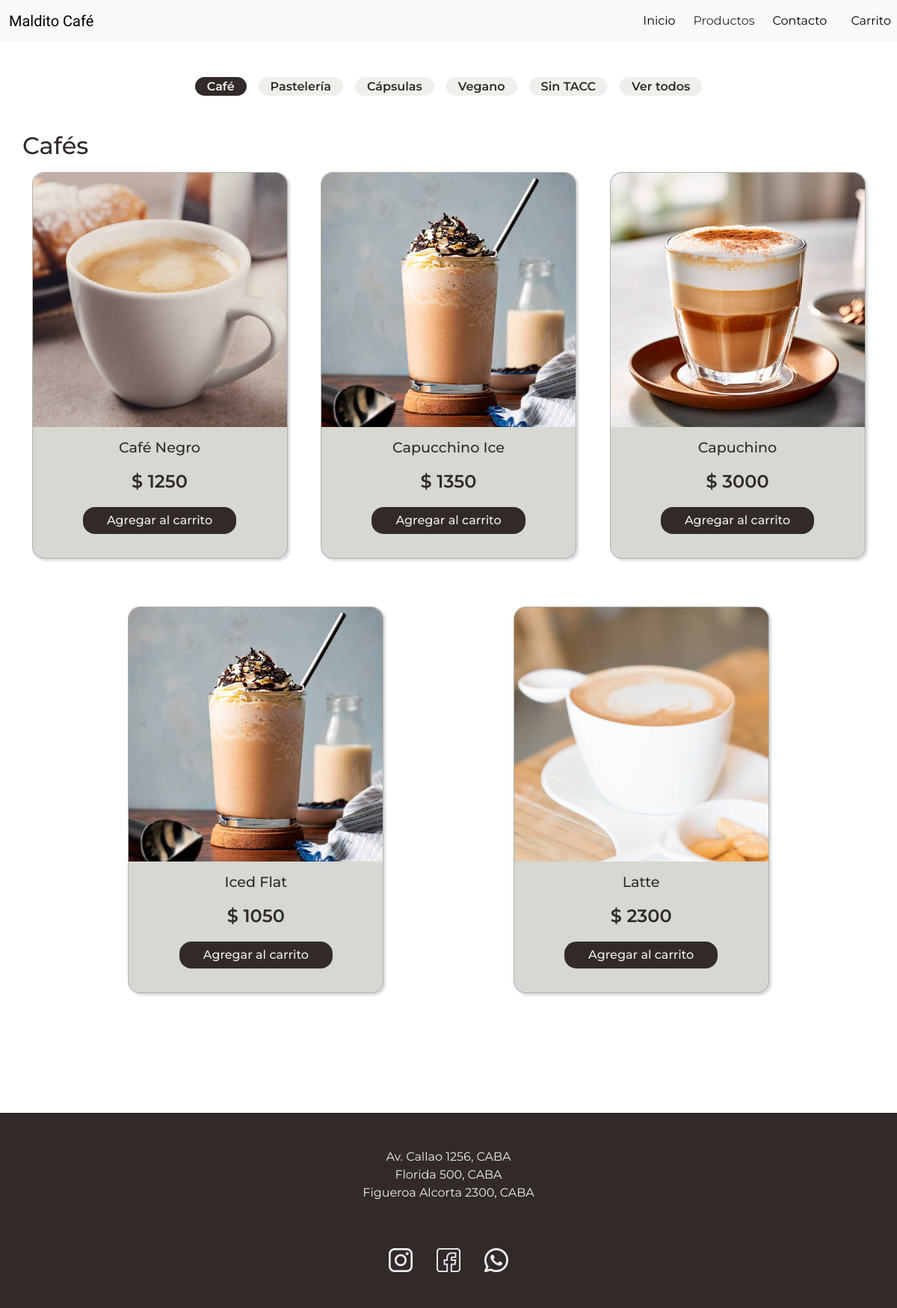
Screenshot of /index.php?sec=filtrados&cat=1 with the database file from the repository.
### tables this page shows
CREATE TABLE `productos_bar` (
  `id` int(11) UNSIGNED NOT NULL,
  `nombre` varchar(50) NOT NULL,
  `descripcion` mediumtext DEFAULT NULL,
  `imagen` varchar(70) DEFAULT NULL,
  `precio` decimal(10,0) UNSIGNED NOT NULL,
  `stock` int(10) UNSIGNED DEFAULT NULL
);

### clases/conexion.php (called while the page is built, shortened)
<?php
class Conexion {
    private $servername = "localhost";
    private $username = "root";
    private $password = "";
    private $db = "maldito";
    protected $conn;
    public function __construct (){
        try {
            $this->conn = new PDO ("mysql: host=$this->servername;dbname=$this->db", $this->username, $this->password);
            $this->conn->setAttribute(PDO::ATTR_ERRMODE, PDO::ERRMODE_EXCEPTION);
        } catch (PDOException $e){
            echo "Conexión fallida: ". $e->getMessage();
        }
    }
    public function getConn (){
        return $this->conn;
    }
}
?>

### clases/Productos.php (called while the page is built, shortened)
<?php
require 'conexion.php';
class Producto
{
    private $conn;
    public function __construct ()
    {
        $database_conexion = new Conexion();
        $this->conn = $database_conexion ->getConn();
    }
    public function readCat ($categoria)
    {
        $query = "SELECT p. * FROM productos_bar p
        INNER JOIN productos_categorias pc ON p.id  = pc.producto_fk
        INNER JOIN categorias c ON pc.categoria_fk = c.id
        WHERE c.id = :categoria";
        $stmt = $this->conn->prepare($query);
        $stmt ->bindParam (":categoria", $categoria);
        $stmt-> execute();
        return $stmt;
    }
}

### views/filtrados.php (the view)
<div>
    <ul class="navTags navTags--center">
    <li><a class="<?= (isset($_GET['cat']) && $_GET['cat'] == 1) ? 'active' : '' ?>" href="index.php?sec=filtrados&cat=1">Café</a></li>
        <li><a class="<?= (isset($_GET['cat']) && $_GET['cat'] == 2) ? 'active' : '' ?>" href="index.php?sec=filtrados&cat=2">Pastelería</a></li>
        <li><a class="<?= (isset($_GET['cat']) && $_GET['cat'] == 5) ? 'active' : '' ?>" href="index.php?sec=filtrados&cat=5">Cápsulas</a></li>
        <li><a class="<?= (isset($_GET['cat']) && $_GET['cat'] == 6) ? 'active' : '' ?>" href="index.php?sec=filtrados&cat=6">Vegano</a></li>
        <li><a class="<?= (isset($_GET['cat']) && $_GET['cat'] == 7) ? 'active' : '' ?>" href="index.php?sec=filtrados&cat=7">Sin TACC</a></li>
        <li><a class="<?= (!isset($_GET['cat'])) ? 'active' : '' ?>" href="index.php?sec=productos">Ver todos</a></li>
    </ul>
</div>
<section id= "filtrados">
<?php
 echo '<div>';
 $categoria = isset ($_GET['cat']) ? $_GET['cat'] : die('Categoría no encontrada');
  if ($categoria == 1){
    echo ' <h2>Cafés</h2>';
  } else if ($categoria ==2){
    echo ' <h2>Pastelería</h2>';
}else if ($categoria == 5 ){
    echo ' <h2>Cápsulas</h2>';
} else if ($categoria == 6) {
    echo '<h2>Vegano</h2>';
} else if ($categoria == 7 ){
    echo '<h2>Sin TACC</h2>';
}
 echo '<div class="productos">';
  require 'clases/Productos.php';
  $producto = new Producto ();
  $filas = $producto->readCat($categoria);
  while ($row = $filas->fetch(PDO::FETCH_ASSOC)){
    extract ($row);
                echo '<article class="card">';
                    echo '<a class="btnDetalle" href="index.php?sec=detalle&id='. $id.'"><span>Ver</span></a>';
                        echo '<img alt="'.$nombre.'" src= "img/'. $imagen. '">';
                            echo '<div class="info-tarjeta">';
                                echo '<h2>' . $nombre . '</h2>';
                                echo '<p class="precio">$ ' . $precio . '</p>';
                                echo '<a class="btn" href="index.php?sec=carrito&accion=agregar&id='.$id.'"><span>Agregar al carrito</span></a>';
                            echo '</div>';
                    echo '</article>';
  }
  echo '</div>';
  echo '</div>';
echo'</section>';
?>

### styles/styles.css (style rules this page uses)
* { margin: 0; box-sizing: border-box; }
:root { --box-shadow: 3px 3px 3px 0px rgba(0, 0, 0, 0.289); --main-color: ##A96A59; --main-color-dark:rgb(49, 42, 41); --text-headings: #312a29; --text-headings-light: #EFF0EB; --text-color: #312a29; --text-color-darker: #312a29; --text-color-light:#EFF0EB; --bg-color: #EFF0EB; --bg-color-dark: #312a29; --bg-color-intermediate: #d7d8d2; --bg-nav-color: #EFF0EB; --box-shadow: 3px 3px 3px 0px rgba(0, 0, 0, 0.144); --danger: rgb(211, 0, 0); }
body { font-family: "Montserrat", sans-serif; }
ul { padding: 0; list-style: none; }
a { text-decoration: none; color: var(--text-color); }
h2 { color:#312a29; }
section { margin-inline: auto; max-width: 95%; margin-block: 3rem; }
.navTags--center { display: flex; justify-content: center; gap: 1rem; flex-wrap: wrap; margin-top: 3rem; }
.navTags li a, .navTags__btn { background-color: var(--bg-color); padding: .2rem; padding-inline: 1rem; text-align: center; border-radius: 2rem; font-weight: 600; }
.navTags li a.active { background-color: var(--bg-color-dark); color: var(--text-color-light); }
.card { display: flex; flex-direction: column; justify-content: space-between; align-items: center; text-align: center; border-radius: 1rem; box-shadow: var(--box-shadow); }
.btn { display: flex; background-color: var(--bg-color-dark); color: var(--text-color-light); width:max-content; border-radius: 1rem; padding-inline:2rem; border: none; display: flex; align-items: center; justify-content: center; font-weight: 500; z-index: 2; }
.productos { display: flex; flex-wrap: wrap; gap: 2rem; margin-top:1rem; justify-content: space-evenly; }
.productos .card { height: auto; width: 30%; background-color: var(--bg-color-intermediate); margin-bottom: 2rem; display: flex; padding-bottom: 2rem; position: relative; }
.productos .card h2 { font-size: 1.2rem; display: block; max-height: 2.5rem; margin-block: 1rem; }
.productos .card img { max-width: 100%; border-radius: 1rem 1rem 0 0; }
.productos .info-tarjeta { display: flex; flex-direction: column; align-items: center; justify-content: space-around; color: var(--text-color-darker); }
.productos .precio { font-size: 1.5rem; font-weight: 600; }
.productos .btnDetalle { display: block; position: absolute; z-index: 1; margin: auto; padding: 0px; height: 100%; width: 100%; }

### rows the page displays
productos_bar: imagen (picture), nombre "Café Negro", precio "1250"
productos_bar: imagen (picture), nombre "Capucchino Ice", precio "1350"
productos_bar: imagen (picture), nombre "Capuchino", precio "3000"
productos_bar: imagen (picture), nombre "Iced Flat", precio "1050"
productos_bar: imagen (picture), nombre "Latte", precio "2300"
